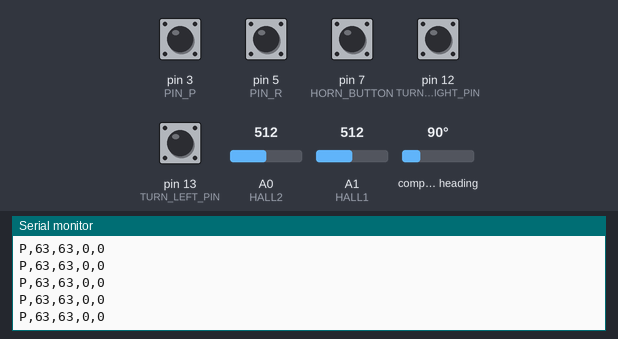
The sketch below on a simulated Arduino Uno, built with avr-gcc and run on an emulated ATmega328P. Parts: the last lines printed to the serial monitor. Wiring (inferred from the names in the program): AS5600 angle sensor at I2C address 0x36. The inputs (shaded band) are chosen by the test bench; at power-on: pin 3 (PIN_P), pin 5 (PIN_R), pin 7 (HORN_BUTTON), pin 12 (TURN_RIGHT_PIN), pin 13 (TURN_LEFT_PIN) HIGH, compass heading 90°, A0 (HALL2) = 512, A1 (HALL1) = 512.

Above: at 2.7 s.
2.8 s: pin 3 (PIN_P) pulled LOW for 0.15 s
At 2.86 s:
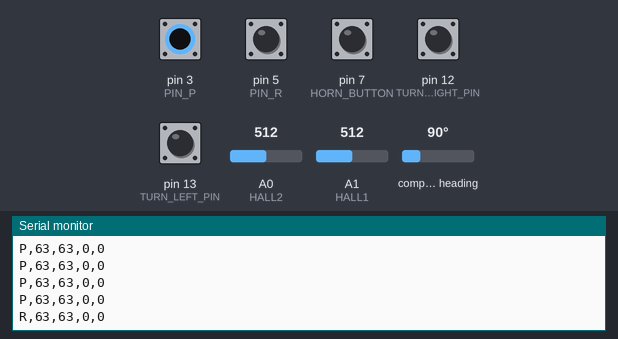
4.4 s: compass heading set to 7°
At 4.45 s:
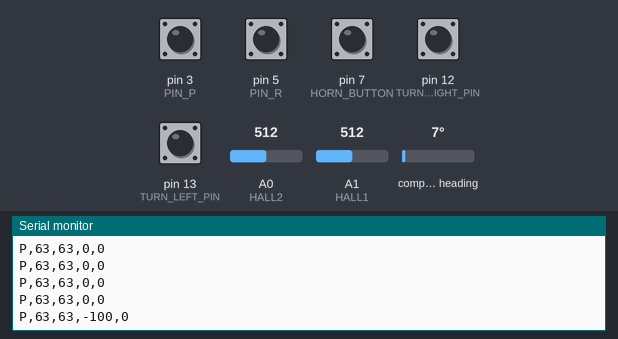
5.9 s: A0 (HALL2) set to 716
At 5.96 s:
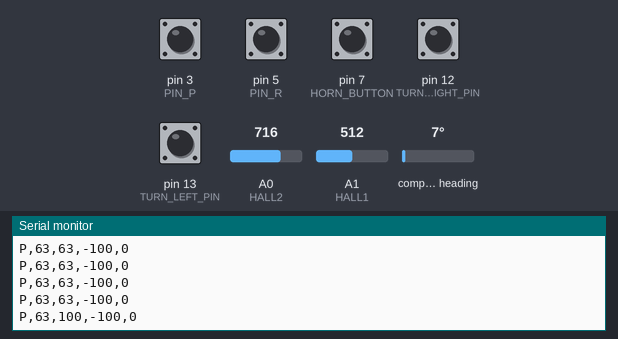
7.4 s: A1 (HALL1) set to 716
At 7.47 s:
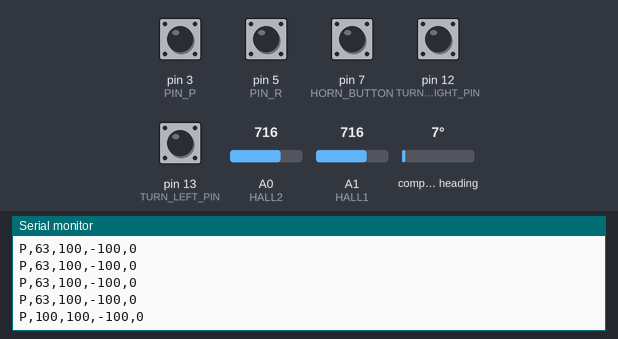
8.9 s: pin 12 (TURN_RIGHT_PIN) pulled LOW for 0.15 s
At 8.99 s:
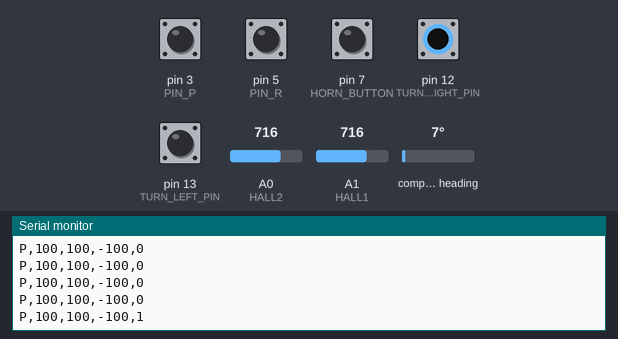
10.5 s: pin 13 (TURN_LEFT_PIN) pulled LOW for 0.15 s
At 10.61 s:
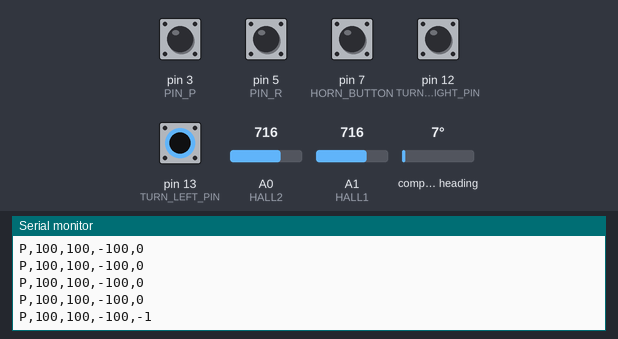
Timing chart, 0 to 13.1 s (numbered marks = the images above; inputs shaded):
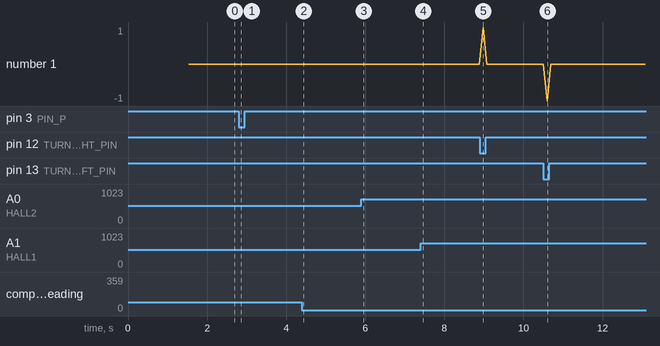

Measured:
- after the input at 2.8 s, the serial monitor: prints a new line after 0.05 s (image 1)
- after the input at 4.4 s, the serial monitor: prints a new line after 0.05 s (image 2)
- after the input at 5.9 s, the serial monitor: prints a new line after 0.05 s (image 3)
- after the input at 7.4 s, the serial monitor: prints a new line after 0.06 s (image 4)
- after the input at 8.9 s, the serial monitor: prints a new line after 0.08 s (image 5)
- after the input at 10.5 s, the serial monitor: prints a new line after 0.10 s (image 6)

The sketch:

sound_light_controller.ino
```cpp
#include <SoftwareSerial.h>
#include <Wire.h>

SoftwareSerial HC12(10, 11); // RX, TX

// ------------- PINS ------------
#define PIN_P 3
#define PIN_R 5
#define PIN_N 6
#define PIN_D 9

#define HORN_BUTTON 7

#define HALL1 A1  // Throttle
#define HALL2 A0  // Brake

#define TURN_LEFT_PIN 13
#define TURN_RIGHT_PIN 12

// -------- AS5600 STEERING SETTINGS --------
#define AS5600_ADDR 0x36
#define RAW_ANGLE_REGISTER 0x0C
const int steeringLeftMax = 800;
const int steeringRightMax = 2800;
int steeringCenter = 0;
const int deadzone = 8;

// Function to read raw angle from AS5600
uint16_t readAS5600Raw() {
  Wire.beginTransmission(AS5600_ADDR);
  Wire.write(RAW_ANGLE_REGISTER);

  Wire.endTransmission();

  Wire.requestFrom(AS5600_ADDR, 2);
  uint32_t startWait = millis();
  while (Wire.available() < 2) {
    if (millis() - startWait > 10) return 0; // Timeout to prevent freezing
  }

  uint16_t highByte = Wire.read();
  uint16_t lowByte = Wire.read();
  return (highByte << 8) | lowByte;
  return 0;
}

void setup() {
  Serial.begin(115200);
  HC12.begin(9600);
  Wire.begin(); // Start I2C for AS5600
  Wire.setClock(400000); //reduce lag somehow

  pinMode(PIN_P, INPUT_PULLUP);
  pinMode(PIN_R, INPUT_PULLUP);
  pinMode(PIN_N, INPUT_PULLUP);
  pinMode(PIN_D, INPUT_PULLUP);

  pinMode(HORN_BUTTON, INPUT_PULLUP);

  pinMode(TURN_LEFT_PIN, INPUT_PULLUP);
  pinMode(TURN_RIGHT_PIN, INPUT_PULLUP);

  // -------- STEERING CALIBRATION --------
  delay(1000);
  long sum = 0;
  const int samples = 100;
  for (int i = 0; i < samples; i++) {
    sum += readAS5600Raw();
    delay(5);
  }
  steeringCenter = sum / samples;
}

void loop() {
  char gear = 'X';

  // ---- GEAR ----
  if (digitalRead(PIN_P) == HIGH) gear = 'P';
  else if (digitalRead(PIN_R) == HIGH) gear = 'R';
  else if (digitalRead(PIN_N) == HIGH) gear = 'N';
  else if (digitalRead(PIN_D) == HIGH) gear = 'D';

  // ---- ANALOG ----
  int rawHall1 = analogRead(HALL1);
  int rawHall2 = analogRead(HALL2);

  int throttleVal = map(rawHall1, 177, 707, 0, 100);
  int brakeVal = map(rawHall2, 177, 707, 0, 100);

  throttleVal = constrain(throttleVal, 0, 100);
  brakeVal = constrain(brakeVal, 0, 100);

  // ---- HORN ----
  int horn = (digitalRead(HORN_BUTTON) == LOW) ? 1 : 0;

  // ---- BRAKE ----
  int brakeSignal = (brakeVal > 50) ? 1 : 0;

  // ---- 3. STEERING (AS5600) ----
  uint16_t steeringRaw = readAS5600Raw();
  int steeringMapped;

  if (abs((int)steeringRaw - steeringCenter) <= deadzone) {
    steeringMapped = 0;
  } else if (steeringRaw < steeringCenter) {
    steeringMapped = map(steeringRaw, steeringLeftMax, steeringCenter, -100, 0);
  } else {
    steeringMapped = map(steeringRaw, steeringCenter, steeringRightMax, 0, 100);
  }
  steeringMapped = constrain(steeringMapped, -100, 100);

  // ---- TURN SIGNAL ----
  int turnSignal = 0;
  if (digitalRead(TURN_LEFT_PIN) == LOW) turnSignal = -1;
  else if (digitalRead(TURN_RIGHT_PIN) == LOW) turnSignal = 1;

  // ---- SEND (FIXED FORMAT) ----
  HC12.print(gear);
  HC12.print(",");
  HC12.print(throttleVal);
  HC12.print(",");
  HC12.print(horn);
  HC12.print(",");
  HC12.print(brakeSignal);
  HC12.print(",");
  HC12.println(turnSignal); // ONLY ONE println

  // ---- DEBUG ----
  Serial.print(gear);
  Serial.print(",");
  Serial.print(throttleVal);
  Serial.print(",");
  Serial.print(brakeVal);
  Serial.print(",");
  Serial.print(steeringMapped);
  Serial.print(",");
  Serial.println(turnSignal);

  delay(80);
}
```
